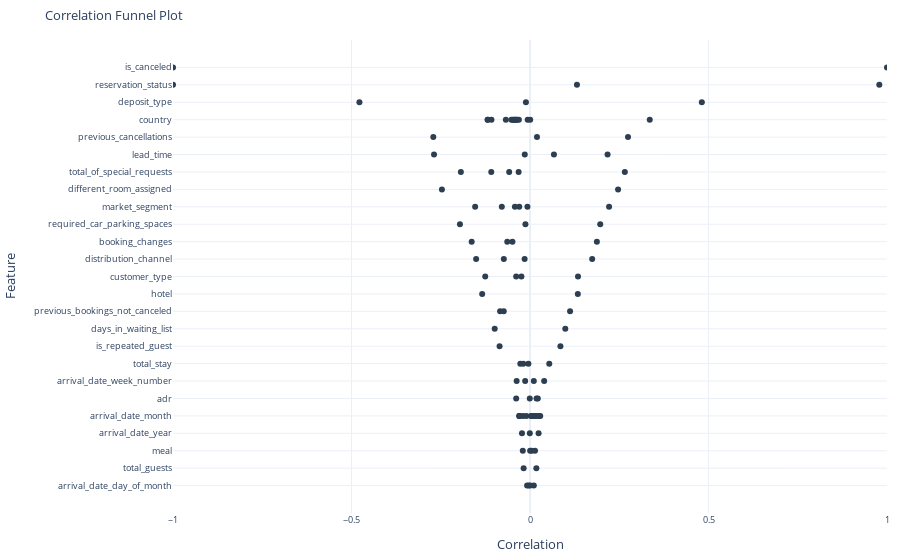

The notebook cell this image was saved under:
### Code cell
# Visualize
df_correlated.plot_correlation_funnel()

### Figure 1 — Plotly figure (JSON) as saved in the notebook; plotly's stock layout.template omitted (floating-point values rounded to 4 significant figures)
{"data": [{"customdata": [["0"], ["Check-Out"], ["1"], ["Canceled"], ["Non Refund"], ["No Deposit"], ["PRT"], ["1"], ["0"], ["0.0_18.0"], ["0"], ["0"], ["1"], ["Groups"], ["161.0_737.0"], ["0"], ["1"], ["1"], ["0"], ["TA/TO"], ["1"], ["Direct"], ["Direct"], ["Transient"], ["Resort Hotel"], ["City Hotel"], ["No-Show"], ["Transient-Party"], ["FRA"], ["GBR"], ["0"], ["2"], ["DEU"], ["-OTHER"], ["0"], ["1"], ["0"], ["-OTHER"], ["Corporate"], ["1"], ["Corporate"], ["ESP"], ["69.0_161.0"], ["2"], ["3"], ["2.0_3.0"], ["NLD"], ["BEL"], ["-OTHER"], ["-OTHER"], ["IRL"], ["-OTHER"], ["AUT"], ["16.0_28.0"], ["-OTHER"], ["-6.4_70.0"], ["1.0_16.0"], ["CN"], ["USA"], ["-OTHER"], ["CHE"], ["January"], ["Offline TA/TO"], ["March"], ["November"], ["June"], ["0.0_2.0"], ["April"], ["Contract"], ["2017"], ["2016"], ["95.0_126.0"], ["HB"], ["-OTHER"], ["February"], ["4.0_57.0"], ["126.0_5400.0"], ["0.0_2.0"], ["2.0_55.0"], ["May"], ["-OTHER"], ["18.0_69.0"], ["BB"], ["38.0_53.0"], ["September"], ["-OTHER"], ["-OTHER"], ["1.0_8.0"], ["28.0_38.0"], ["December"], ["16.0_23.0"], ["Online TA"], ["ITA"], ["October"], ["August"], ["-OTHER"], ["3.0_4.0"], ["8.0_16.0"], ["July"], ["23.0_31.0"], ["70.0_95.0"], ["BRA"], ["2015"], ["SC"]], "hoverlabel": {"font": {"size": 8.8}}, "hovertemplate": "correlation=%{x:.3f}<br>feature=%{y}<br>bin=%{customdata[0]}<extra></extra>", "legendgroup": "", "marker": {"color": "#2c3e50", "opacity": 1, "symbol": "circle"}, "mode": "markers", "name": "", "orientation": "h", "showlegend": false, "text": ["0", "Check-Out", "1", "Canceled", "Non Refund", "No Deposit", "PRT", "1", "0", "0.0_18.0", "0", "0", "1", "Groups", "161.0_737.0", "0", "1", "1", "0", "TA/TO", "1", "Direct", "Direct", "Transient", "Resort Hotel", "City Hotel", "No-Show", "Transient-Party", "FRA", "GBR", "0", "2", "DEU", "-OTHER", "0", "1", "0", "-OTHER", "Corporate", "1", "Corporate", "ESP", "69.0_161.0", "2", "3", "2.0_3.0", "NLD", "BEL", "-OTHER", "-OTHER", "IRL", "-OTHER", "AUT", "16.0_28.0", "-OTHER", "-6.4_70.0", "1.0_16.0", "CN", "USA", "-OTHER", "CHE", "January", "Offline TA/TO", "March", "November", "June", "0.0_2.0", "April", "Contract", "2017", "2016", "95.0_126.0", "HB", "-OTHER", "February", "4.0_57.0", "126.0_5400.0", "0.0_2.0", "2.0_55.0", "May", "-OTHER", "18.0_69.0", "BB", "38.0_53.0", "September", "-OTHER", "-OTHER", "1.0_8.0", "28.0_38.0", "December", "16.0_23.0", "Online TA", "ITA", "October", "August", "-OTHER", "3.0_4.0", "8.0_16.0", "July", "23.0_31.0", "70.0_95.0", "BRA", "2015", "SC"], "type": "scatter", "x": [-1, -1, 1, 0.9784, 0.4813, -0.4778, 0.3354, 0.2745, -0.2709, -0.2689, 0.2657, 0.2467, -0.2467, 0.2215, 0.2173, 0.1967, -0.1962, -0.1937, 0.1873, 0.1741, -0.1634, -0.1537, -0.1509, 0.1345, -0.134, 0.134, 0.1315, -0.1254, -0.1191, -0.118, 0.1123, -0.1085, -0.108, 0.09885, -0.09885, -0.08518, 0.08518, -0.08375, -0.07896, -0.07357, -0.07328, -0.06764, 0.06709, -0.06366, -0.05833, 0.05396, -0.05206, -0.04957, -0.04914, -0.04495, -0.04416, -0.04228, -0.04058, 0.03967, -0.03873, -0.03871, -0.03739, -0.03729, -0.03673, -0.03189, -0.03117, -0.03015, -0.03002, -0.02975, -0.02914, 0.0287, -0.02712, 0.02461, -0.02407, 0.02407, -0.02246, 0.02187, -0.02021, 0.01952, -0.01946, -0.01873, 0.01826, 0.01782, -0.01782, 0.01765, -0.01511, -0.01472, 0.01406, -0.01356, 0.01309, -0.01281, -0.0114, 0.01076, 0.01067, -0.01021, -0.00816, -0.007216, -0.006512, 0.006454, 0.004885, 0.004786, -0.004475, -0.003814, 0.002631, 0.0009116, -0.0006195, 0.0005285, -0.0005115, 0.000339], "xaxis": "x", "y": ["is_canceled", "reservation_status", "is_canceled", "reservation_status", "deposit_type", "deposit_type", "country", "previous_cancellations", "previous_cancellations", "lead_time", "total_of_special_requests", "different_room_assigned", "different_room_assigned", "market_segment", "lead_time", "required_car_parking_spaces", "required_car_parking_spaces", "total_of_special_requests", "booking_changes", "distribution_channel", "booking_changes", "market_segment", "distribution_channel", "customer_type", "hotel", "hotel", "reservation_status", "customer_type", "country", "country", "previous_bookings_not_canceled", "total_of_special_requests", "country", "days_in_waiting_list", "days_in_waiting_list", "is_repeated_guest", "is_repeated_guest", "previous_bookings_not_canceled", "market_segment", "previous_bookings_not_canceled", "distribution_channel", "country", "lead_time", "booking_changes", "total_of_special_requests", "total_stay", "country", "country", "booking_changes", "country", "country", "market_segment", "country", "arrival_date_week_number", "customer_type", "adr", "arrival_date_week_number", "country", "country", "total_of_special_requests", "country", "arrival_date_month", "market_segment", "arrival_date_month", "arrival_date_month", "arrival_date_month", "total_stay", "arrival_date_month", "customer_type", "arrival_date_year", "arrival_date_year", "adr", "meal", "previous_cancellations", "arrival_date_month", "total_stay", "adr", "total_guests", "total_guests", "arrival_date_month", "distribution_channel", "lead_time", "meal", "arrival_date_week_number", "arrival_date_month", "required_car_parking_spaces", "deposit_type", "arrival_date_day_of_month", "arrival_date_week_number", "arrival_date_month", "arrival_date_day_of_month", "market_segment", "country", "arrival_date_month", "arrival_date_month", "meal", "total_stay", "arrival_date_day_of_month", "arrival_date_month", "arrival_date_day_of_month", "adr", "country", "arrival_date_year", "meal"], "yaxis": "y"}], "layout": {"autosize": true, "font": {"size": 11}, "legend": {"font": {"size": 8.8}, "title": {"font": {"size": 8.8}}, "tracegroupgap": 0}, "margin": {"b": 40, "l": 10, "r": 10, "t": 40}, "showlegend": false, "title": {"font": {"size": 13.2}, "text": "Correlation Funnel Plot"}, "xaxis": {"anchor": "y", "domain": [0, 1], "range": [-1, 1], "showticklabels": true, "tickfont": {"size": 8.8}, "title": {"text": "Correlation"}, "visible": true}, "yaxis": {"anchor": "x", "autorange": "reversed", "domain": [0, 1], "tickfont": {"size": 8.8}, "title": {"text": "Feature"}}}}
